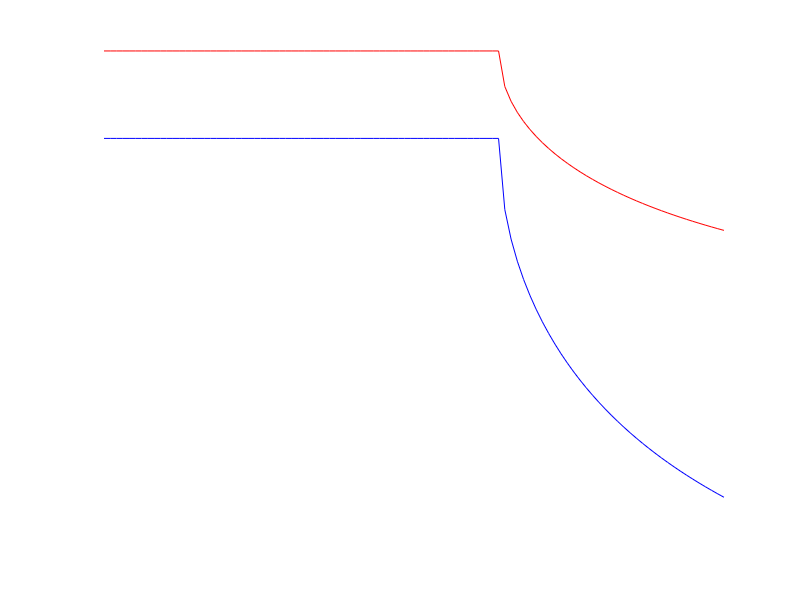

The MATLAB script that drew this image: (Note: this script raises an error after producing the figure.)
clear all
close all
clc

addpath('dace')

% EI, Kriging-Regpoly example

a = 1; b = 100;
lf = @(x) 0.5*asin(1./x);
hf = @(x) asin(1./(x)) - 1;

ncreate = 5;
nsamp = 10*ncreate;
lb = 0;
ub = pi/2;

figure(1)
xx = linspace(lb,ub);

plot(xx,lf(xx),'r')
hold on
plot(xx,hf(xx),'b')
% ylim([0 0.5]);
xlim([lb ub]);
axis off
grid off


clc;
xxlf = linspace(lb,ub,nsamp)';
xxi = randi(size(xxlf,1),ncreate,1);
xx = sort(dsmerge([lb; xxlf(xxi); ub],ones(ncreate+2,1)));
% xx = linspace(lb,ub,ncreate)';


%%
figure(2)
clf;
% Co-Kriging
plot(xxlf,lf(xxlf),'r-');
hold on
plot(xxlf,hf(xxlf),'b')
scatter(xx,hf(xx),8^2,'bs','filled');
scatter(xxlf,lf(xxlf),8^2,'rs','filled');

% ylim([0 0.5]);
xlim([lb ub]);
axis off 
grid off

ss = sort(lhsamp(nsamp,1)*(ub - lb) + lb);
ss
sk = zeros(size(ss));
for ii = 1:length(ss)
    [ds, ~] = dsmerge([xx; ss(ii)],ones(length(xx)+1,1),1e-6);
    if length(ds) > length(xx)
        sk(ii) = 1;
    else
        warning('weeding out points')
    end
end

ss = ss(logical(sk));

[dmodel, dmc, dmd] = cokriging2(ss,real(lf(ss)), xx, real(hf(xx)),@regpoly0,@corrgauss,1e-6,1e2);
krig = dacefit(xx,real(hf(xx)),@regpoly0,@corrgauss,1e-6,1e-3,20);

ss = gridsamp([lb;ub],100);
cok = predict_cok2(ss, dmodel);
kg = predictor(ss,krig);

cok_plot = sortrows([ss, cok],1);
kg_plot = sortrows([ss, kg],1);
plot(cok_plot(:,1), cok_plot(:,2),'k')
plot(kg_plot(:,1), kg_plot(:,2),'k--')

legend('Low-Fidelity','High-Fidelity','Samples','Samples_low','Co-Kriging','Kriging','Location','SouthWest')
legend boxoff

y1 = hf(ss(:,1));
y2 = cok;
err(3) = sqrt(mean((y2 - y1).^2))/mean(y1);

axis off
grid off

set(gcf,'papersize',[4 3],'paperposition',[0 0 4 3])
saveas(gcf,'krigingExample.pdf')

